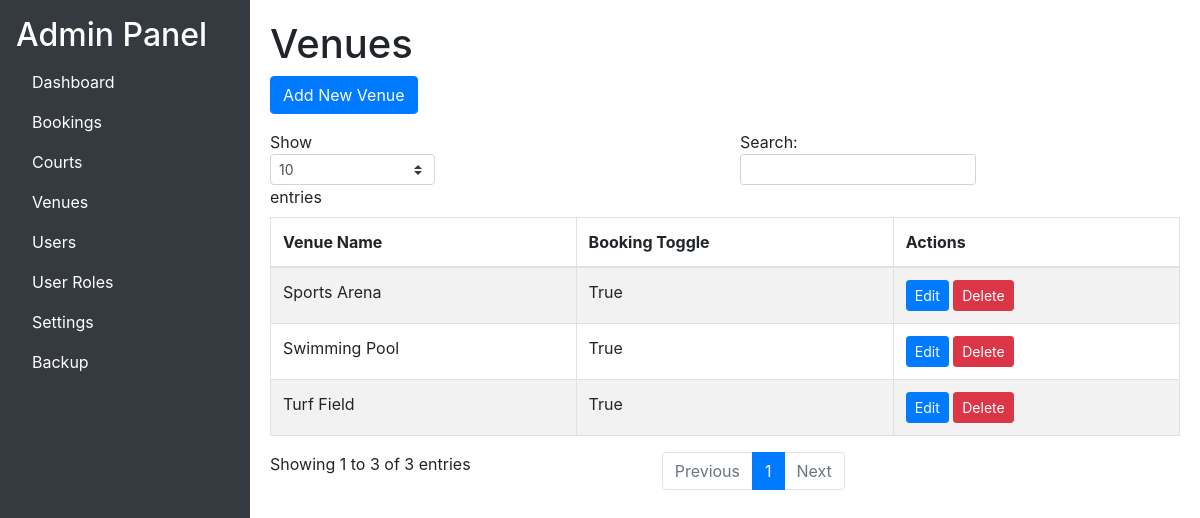
Page /adminpanel/venues/ (signed in) on the committed database.
### base/models.py (models this page shows, shortened)
class Venue(models.Model):
    venueName = models.CharField(max_length=255)
    bookingToggle = models.BooleanField()

### base/views.py (the view)
# urls.py: path('adminpanel/venues/', views.admin_venues, name='admin_venues'),
@login_required
@user_passes_test(is_admin)
def admin_venues(request):
    venues = Venue.objects.all()
    return render(request, 'adminpanel/venues.html', {'venues': venues})

### base/views.py (called while the page is built)
def is_admin(user):
    return user.is_staff

### base/templates/adminpanel/venues.html (shortened to what this page needs)
{% extends "adminpanel/base_admin.html" %}
{% block content %}
    <h1>Venues</h1>
    <a href="{% url 'create_venue' %}" class="btn btn-primary mb-3">Add New Venue</a>
    <table id="venuesTable" class="table table-striped table-bordered">
        <thead>
            <tr>
                <th>Venue Name</th>
                <th>Booking Toggle</th>
                <th>Actions</th>
            </tr>
        </thead>
        <tbody>
            {% for venue in venues %}
            <tr>
                <td>{{ venue.venueName }}</td>
                <td>{{ venue.bookingToggle }}</td>
                <td>
                    <a href="{% url 'update_venue' venue.id %}" class="btn btn-primary btn-sm">Edit</a>
                    <button class="btn btn-danger btn-sm" onclick="confirmDelete('{{ venue.id }}')">Delete</button>
                </td>
            </tr>
            {% endfor %}
        </tbody>
    </table>
{% endblock %}

### base/templates/adminpanel/base_admin.html (style rules this page uses)
body, html { height: 100%; margin: 0; }

### rows in the picture
Venue: venueName "Sports Arena", bookingToggle "True"
Venue: venueName "Turf Field", bookingToggle "True"
Venue: venueName "Swimming Pool", bookingToggle "True"
